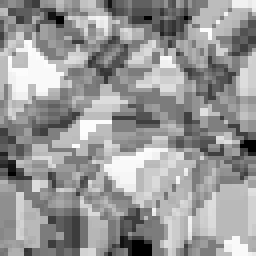
#> input picture _drafts/2021/allesctf/boomercrypto/nostego/test_img.enc.png, 64 x 64 px (shown 4 times larger)
$ python challenge_modified.py test_img.enc.png ALLES.enc.png
#> lines starting #> are read from the running program, lines starting #| are printed output that depends on the picture
from PIL import Image
import sys

if len(sys.argv) != 3:
    print("Usage: %s [infile] [outfile]" % sys.argv[0])
    sys.exit(1)

image = Image.open(sys.argv[1]).convert("F")
width, height = image.size
#> width = 64; height = 64
result = Image.new("F", (width, height))
#> result: PIL image 64x64 F; every value is 0

ROUNDS = 32

for i in range(width):
    for j in range(height):
        value = 0
        di, dj = 1337, 42
        for k in range(ROUNDS):
            di, dj = (di * di + dj) % width, (dj * dj + di) % height
            value += image.getpixel(((i + di) % width, (j + dj + (i + di)//width) % height))
        result.putpixel((i, j), value / ROUNDS)
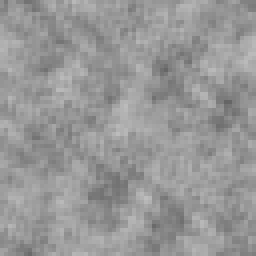
#> result: PIL image 64x64 F (shown 4 times larger); min 101.8, max 189.4, mean 151.9

# result = result.convert("RGB")
# result.save(sys.argv[2])
